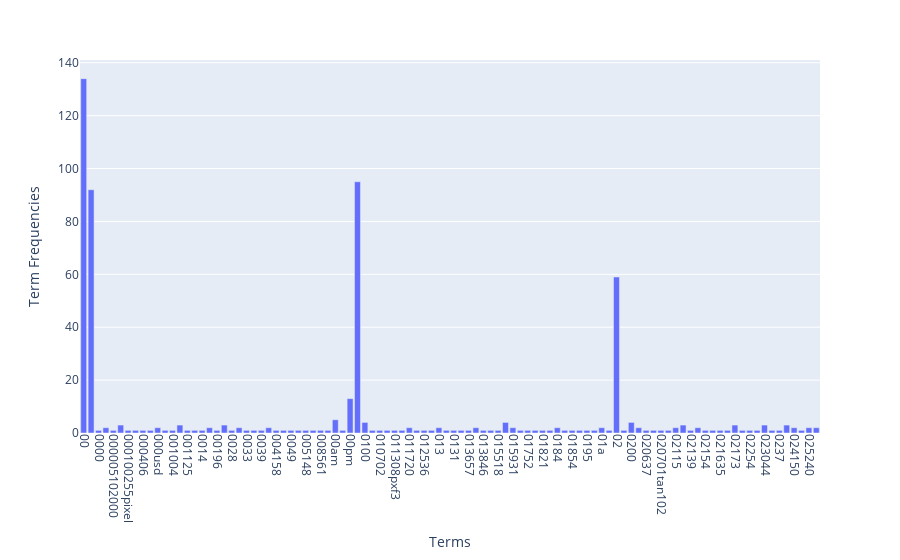

Notebook source saved alongside this figure:
### Markdown cell above
### >>> **Exercise 14 (take home):** 
The chart above only contains 300 vocabulary in the documents, and it's already computationally intensive to both compute and visualize. Can you efficiently reduce the number of terms you want to visualize as an exercise.

### Code cell
# Answer here
display_size = int(input())
data = {'Terms': count_vect.get_feature_names_out()[:display_size], 'Term Frequencies': term_frequencies[:display_size]}
df = pd.DataFrame(data)

fig = px.bar(df, x='Terms', y='Term Frequencies', labels={'Term Frequencies': 'Term Frequencies'})
fig.update_xaxes(tickangle=90)  # Rotate x-axis labels for better visibility

fig.show()

### Figure 1 — Plotly figure (JSON) as saved in the notebook; plotly's stock layout.template omitted (floating-point values rounded to 4 significant figures)
{"data": [{"alignmentgroup": "True", "hovertemplate": "Terms=%{x}<br>Term Frequencies=%{y}<extra></extra>", "legendgroup": "", "marker": {"color": "#636efa", "pattern": {"shape": ""}}, "name": "", "offsetgroup": "", "orientation": "v", "showlegend": false, "textposition": "auto", "type": "bar", "x": ["00", "000", "0000", "0000001200", "000005102000", "0001", "000100255pixel", "00014", "000406", "0007", "000usd", "0010", "001004", "0010580b", "001125", "001200201pixel", "0014", "001642", "00196", "002", "0028", "003258u19250", "0033", "0038", "0039", "004021809", "004158", "004627", "0049", "00500", "005148", "00630", "008561", "0094", "00am", "00index", "00pm", "01", "0100", "010116", "010702", "011255", "011308pxf3", "011605", "011720", "012019", "012536", "012946", "013", "013034", "0131", "013423tan102", "013657", "0138", "013846", "0150", "015518", "01580", "015931", "01720", "01752", "0179", "01821", "01830", "0184", "01852", "01854", "01890", "0195", "0199", "01a", "01wb", "02", "020", "0200", "020504", "020637", "020646", "020701tan102", "020751", "02115", "02118", "02139", "02142", "02154", "02160", "021635", "021708", "02173", "0223", "02254", "022621tan102", "023044", "0235", "0237", "024103", "024150", "024626", "025240", "025924"], "xaxis": "x", "y": [134, 92, 1, 2, 1, 3, 1, 1, 1, 1, 2, 1, 1, 3, 1, 1, 1, 2, 1, 3, 1, 2, 1, 1, 1, 2, 1, 1, 1, 1, 1, 1, 1, 1, 5, 1, 13, 95, 4, 1, 1, 1, 1, 1, 2, 1, 1, 1, 2, 1, 1, 1, 1, 2, 1, 1, 1, 4, 2, 1, 1, 1, 1, 1, 2, 1, 1, 1, 1, 1, 2, 1, 59, 1, 4, 2, 1, 1, 1, 1, 2, 3, 1, 2, 1, 1, 1, 1, 3, 1, 1, 1, 3, 1, 1, 3, 2, 1, 2, 2], "yaxis": "y"}], "layout": {"barmode": "relative", "legend": {"tracegroupgap": 0}, "margin": {"t": 60}, "xaxis": {"anchor": "y", "domain": [0, 1], "tickangle": 90, "title": {"text": "Terms"}}, "yaxis": {"anchor": "x", "domain": [0, 1], "title": {"text": "Term Frequencies"}}}}
